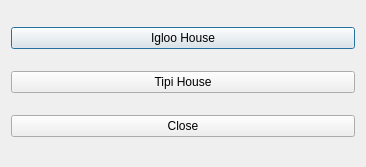
<?xml version="1.0" encoding="UTF-8"?>
<ui version="4.0">
 <class>Builder2Dialog</class>
 <widget class="QDialog" name="Builder2Dialog">
  <property name="geometry">
   <rect>
    <x>0</x>
    <y>0</y>
    <width>366</width>
    <height>167</height>
   </rect>
  </property>
  <property name="windowTitle">
   <string>Dialog</string>
  </property>
  <layout class="QVBoxLayout" name="verticalLayout">
   <item>
    <widget class="QPushButton" name="btnIglooHouse">
     <property name="text">
      <string>Igloo House</string>
     </property>
    </widget>
   </item>
   <item>
    <widget class="QPushButton" name="btnTipiHouse">
     <property name="text">
      <string>Tipi House</string>
     </property>
    </widget>
   </item>
   <item>
    <widget class="QPushButton" name="btnClose">
     <property name="text">
      <string>Close</string>
     </property>
    </widget>
   </item>
  </layout>
 </widget>
 <resources/>
 <connections>
  <connection>
   <sender>btnClose</sender>
   <signal>clicked()</signal>
   <receiver>Builder2Dialog</receiver>
   <slot>reject()</slot>
   <hints>
    <hint type="sourcelabel">
     <x>161</x>
     <y>132</y>
    </hint>
    <hint type="destinationlabel">
     <x>158</x>
     <y>145</y>
    </hint>
   </hints>
  </connection>
 </connections>
</ui>
